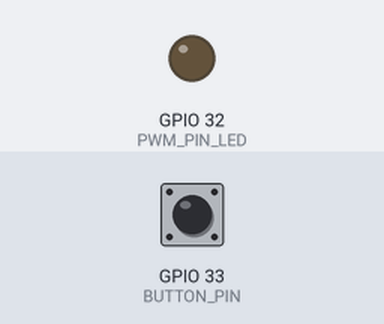
A sketch run on a simulated ESP32. Parts: output pins drawn as LEDs (lit = HIGH). Inputs (shaded band) come from the test bench; at power-on: GPIO 33 (BUTTON_PIN) LOW. What the sketch prints to the serial monitor is not drawn.

Above: at 1.2 s.
1.3 s: GPIO 33 (BUTTON_PIN) pulled HIGH for 3.2 s
At 2.2 s:
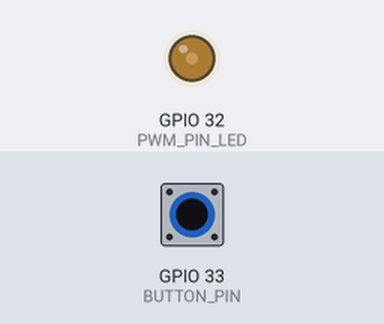
At 3.2 s:
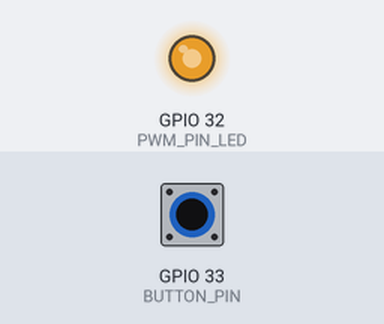
6.0 s: GPIO 33 (BUTTON_PIN) pulled HIGH for 0.15 s
8.0 s: GPIO 33 (BUTTON_PIN) pulled HIGH for 1 s
At 10.4 s:
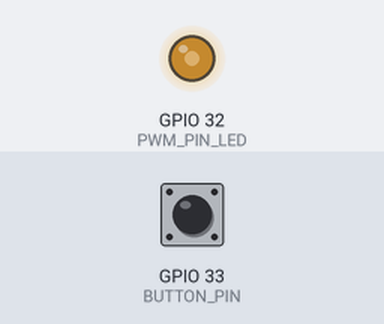
Timing chart, 0 to 11.9 s (numbered marks = the images above; inputs shaded):
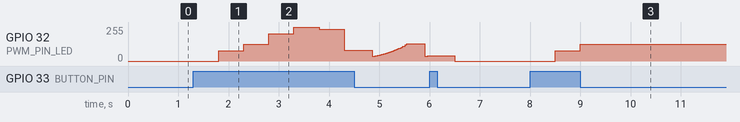

Measured:
- after the input at 1.3 s, GPIO 32 (PWM_PIN_LED): 0/255 → 76/255 after 0.50 s, → 127/255 0.50 s later, → 203/255 0.50 s later, → 255/255 0.50 s later, … (70 changes in this stretch)
- after the input at 8.0 s, GPIO 32 (PWM_PIN_LED): 0/255 → 76/255 after 0.50 s, → 127/255 0.50 s later

The sketch:

LEDPWM.ino
```cpp
const int PWM_PIN_LED = 32;
const int BUTTON_PIN = 33;

//variables para PWM
const int PWM_CHANNEL = 0;
const int PWM_FREQ = 10000; //en Hz
const int PWM_RESOLUTION = 8; //resolución en bits

//variables para la señal de onda
int waveform = 0;
float t; //tiempo que ha transcurrido dentro de nuestro ciclo
float dutyCycle = 0;//ciclo de trabajo (el tiempo que está encedido)

void setup() {
  Serial.begin(115200);
  pinMode(BUTTON_PIN,INPUT_PULLDOWN);

  //Iniciamos configuración PWM (ledc)
  ledcSetup(PWM_CHANNEL, PWM_FREQ, PWM_RESOLUTION);
  ledcAttachPin(PWM_PIN_LED, PWM_CHANNEL);

}

void loop() {

  //Polling al botón (si presionamos el botón)
  if(digitalRead(BUTTON_PIN)){
  //generamos una señal en forma de onda
  waveform++; //aumenta en una unidad
  if(waveform > 7){
    waveform = 0;
    }
    Serial.println(waveform);
    delay(500);
  }
   t++;
   if(t >= 256){
    t=0;
    }

//Usamos un switch para cada caso de pulsación.
  switch(waveform){
    //dutyCycle es un valor entre [0,1], es el porcentaje de trabajo

    //formas de onda constantes
    case 0:
      dutyCycle = 0;
    break;

    case 1:
      dutyCycle = 0.3;
    break;

    case 2:
      dutyCycle = 0.5;
    break;

    case 3:
      dutyCycle = 0.8;
    break;

    case 4:
      dutyCycle = 1;
    break;
      //formas de onda variables
    case 5:
      dutyCycle = (t+0.1)/256;
      delay(2.5);
    break;

    case 6:
      dutyCycle = 0.5*sin(2*PI*t/256)+0.5;
      delay(0.5);
    break;

    case 7:
      dutyCycle = pow(2.71828, ((t/255)-1)*2);
      delay(4);
    break;
    }

  Serial.println(dutyCycle*100);

  //Ahora 'mandamos' estas formas al LED

  ledcWrite(PWM_CHANNEL,dutyCycle*255);

}
```
